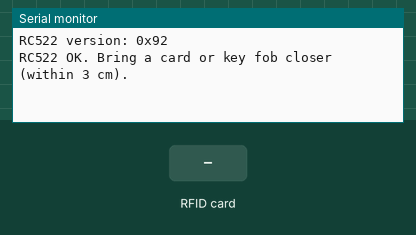
Bench run of a sketch on a simulated Arduino Uno, built with avr-gcc and run on an emulated ATmega328P. Parts: the last lines printed to the serial monitor. The test bench sets the inputs (shaded band).

Above: at 1.3 s.
1.4 s: RFID card 5E 7A 19 C4 held to the reader
At 2.1 s:
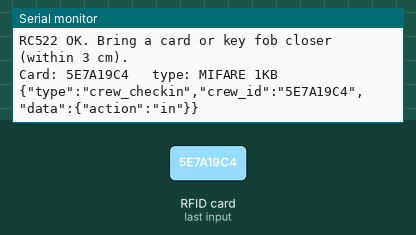
4.5 s: RFID card 5E 7A 19 C4 held to the reader
At 5.0 s:
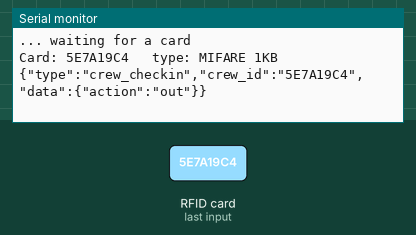

Measured:
- after the input at 1.4 s, the serial monitor: prints a new line at once (image 1)
- after the input at 4.5 s, the serial monitor: prints a new line at once (image 2)

The sketch:

rfid_test.ino
```cpp
// RC522 RFID reader test with Arduino UNO
// Library: "MFRC522" (GithubCommunity), from the Library Manager.
// Serial Monitor at 115200 baud.
//
// Wiring:
//   RC522  -> UNO
//   SDA    -> D10
//   SCK    -> D13
//   MOSI   -> D11
//   MISO   -> D12
//   IRQ    -> not connected
//   GND    -> GND
//   RST    -> D9
//   3.3V   -> 3.3V   (NEVER to 5V)

#include <SPI.h>
#include <MFRC522.h>

const byte PIN_SS  = 10;
const byte PIN_RST = 9;
MFRC522 rfid(PIN_SS, PIN_RST);

// Crew members seen during the test, to alternate check-in and check-out
const byte MAX_CREW = 5;
String crewIds[MAX_CREW];
bool   crewIn[MAX_CREW];
byte   crewCount = 0;

// Avoids repeated reads of the same card
String lastUid = "";
unsigned long lastReadMs = 0;
const unsigned long REPEAT_MS = 2000;

String uidToHex(const MFRC522::Uid &uid) {
  String s;
  for (byte i = 0; i < uid.size; i++) {
    if (uid.uidByte[i] < 0x10) s += '0';
    s += String(uid.uidByte[i], HEX);
  }
  s.toUpperCase();
  return s;
}

int findOrAdd(const String &uid) {
  for (byte i = 0; i < crewCount; i++) {
    if (crewIds[i] == uid) return i;
  }
  if (crewCount < MAX_CREW) {
    crewIds[crewCount] = uid;
    crewIn[crewCount] = false;
    return crewCount++;
  }
  return -1;
}

void setup() {
  Serial.begin(115200);
  SPI.begin();
  rfid.PCD_Init();
  delay(50);

  byte version = rfid.PCD_ReadRegister(MFRC522::VersionReg);
  Serial.print(F("RC522 version: 0x"));
  Serial.println(version, HEX);

  if (version == 0x00 || version == 0xFF) {
    Serial.println(F("ERROR: RC522 not detected. Check wires, solder joints and 3.3V."));
  } else {
    rfid.PCD_SetAntennaGain(rfid.RxGain_max);  // maximum read sensitivity
    Serial.println(F("RC522 OK. Bring a card or key fob closer (within 3 cm)."));
  }
}

unsigned long lastBeatMs = 0;

void loop() {
  // Heartbeat: confirms the program is still running
  if (millis() - lastBeatMs > 3000) {
    lastBeatMs = millis();
    Serial.println(F("... waiting for a card"));
  }

  if (!rfid.PICC_IsNewCardPresent()) return;
  if (!rfid.PICC_ReadCardSerial()) return;

  String uid = uidToHex(rfid.uid);
  unsigned long now = millis();

  if (uid == lastUid && now - lastReadMs < REPEAT_MS) {
    rfid.PICC_HaltA();
    rfid.PCD_StopCrypto1();
    return;
  }
  lastUid = uid;
  lastReadMs = now;

  MFRC522::PICC_Type type = rfid.PICC_GetType(rfid.uid.sak);
  Serial.print(F("Card: "));
  Serial.print(uid);
  Serial.print(F("   type: "));
  Serial.println(rfid.PICC_GetTypeName(type));

  const char *action = "in";
  int idx = findOrAdd(uid);
  if (idx >= 0) {
    crewIn[idx] = !crewIn[idx];
    action = crewIn[idx] ? "in" : "out";
  } else {
    Serial.println(F("Warning: crew list full, state not saved."));
  }

  // Same format as the crew_checkin event in the doc
  Serial.print(F("{\"type\":\"crew_checkin\",\"crew_id\":\""));
  Serial.print(uid);
  Serial.print(F("\",\"data\":{\"action\":\""));
  Serial.print(action);
  Serial.println(F("\"}}"));
  Serial.println();

  rfid.PICC_HaltA();
  rfid.PCD_StopCrypto1();
}
```
